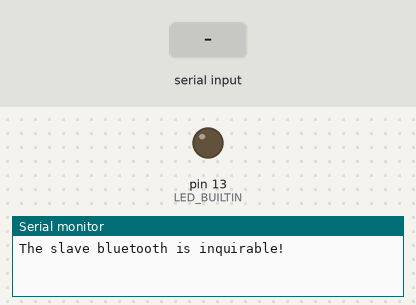
Simulated run of this sketch. Board: Arduino Uno, built with avr-gcc and run on an emulated ATmega328P. On the bench: output pins drawn as LEDs (lit = HIGH), the last lines printed to the serial monitor. The inputs (shaded band) are chosen by the test bench.

Above: at 8.2 s.
8.3 s: "H" received over the second serial link
At 9.2 s:
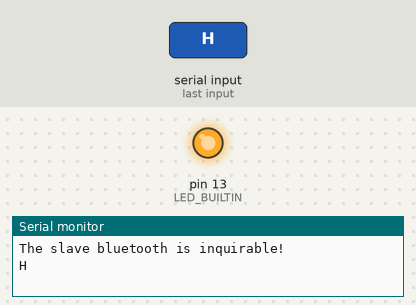
9.8 s: "L" received over the second serial link
At 10.3 s:
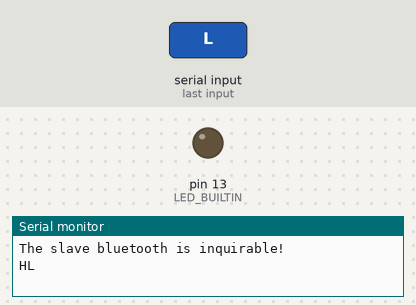
11.3 s: "H" received over Serial
At 12.5 s:
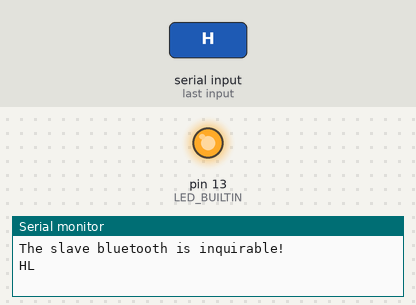
12.8 s: "L" received over Serial
At 13.8 s:
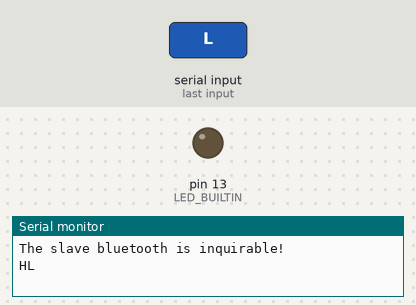
Timing chart, 0 to 15.8 s (numbered marks = the images above; inputs shaded):
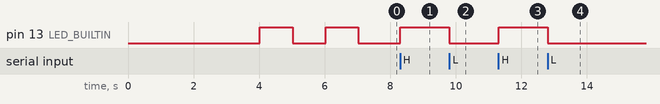

The sketch:

bluetooth_slave.ino
```cpp
/* Upload this sketch into Crowduino and press reset*/

#include <SoftwareSerial.h>   //Software Serial Port
#define RxD 6
#define TxD 7

SoftwareSerial blueToothSerial(RxD,TxD);


void setup()
{
  Serial.begin(9600);
  pinMode(RxD, INPUT);
  pinMode(TxD, OUTPUT);
  setupBlueToothConnection();

  pinMode(LED_BUILTIN, OUTPUT);
  digitalWrite(LED_BUILTIN, HIGH);   // turn the LED on (HIGH is the voltage level)
  delay(1000);
  digitalWrite(LED_BUILTIN, LOW);   // turn the LED on (HIGH is the voltage level)
  delay(1000);
  digitalWrite(LED_BUILTIN, HIGH);   // turn the LED on (HIGH is the voltage level)
  delay(1000);
  digitalWrite(LED_BUILTIN, LOW);   // turn the LED on (HIGH is the voltage level)

}


void loop()
{
  char recvChar;
  while(1){
    if(blueToothSerial.available()){//check if there's any data sent from the remote bluetooth shield
      recvChar = blueToothSerial.read();
      Serial.print(recvChar);
    }
    if(Serial.available()){//check if there's any data sent from the local serial terminal, you can add the other applications here
      recvChar  = Serial.read();
      blueToothSerial.print(recvChar);
    }

    if (recvChar == 'H') {
      digitalWrite(LED_BUILTIN, HIGH);   // turn the LED on (HIGH is the voltage level)
    }

    if (recvChar == 'L' ) {
      digitalWrite(LED_BUILTIN, LOW);   // turn the LED on (HIGH is the voltage level)
    }


  } //while
} //loop


void setupBlueToothConnection()
{
  blueToothSerial.begin(38400); //Set BluetoothBee BaudRate to default baud rate 38400
  blueToothSerial.print("\r\n+STWMOD=0\r\n"); //set the bluetooth work in slave mode
  blueToothSerial.print("\r\n+STNA=CrowBTSlave\r\n"); //set the bluetooth name as "CrowBTSlave"
  blueToothSerial.print("\r\n+STPIN=0000\r\n");//Set SLAVE pincode"0000"
  blueToothSerial.print("\r\n+STOAUT=1\r\n"); // Permit Paired device to connect me
  blueToothSerial.print("\r\n+STAUTO=0\r\n"); // Auto-connection should be forbidden here
  delay(2000); // This delay is required.
  blueToothSerial.print("\r\n+INQ=1\r\n"); //make the slave bluetooth inquirable
  Serial.println("The slave bluetooth is inquirable!");
  delay(2000); // This delay is required.
  blueToothSerial.flush();
}
```

Measured:
- after the input at 8.3 s, pin 13 (LED_BUILTIN): LOW → HIGH at once
- after the input at 9.8 s, pin 13 (LED_BUILTIN): HIGH → LOW at once
- after the input at 11.3 s, pin 13 (LED_BUILTIN): LOW → HIGH at once
- after the input at 12.8 s, pin 13 (LED_BUILTIN): HIGH → LOW at once
